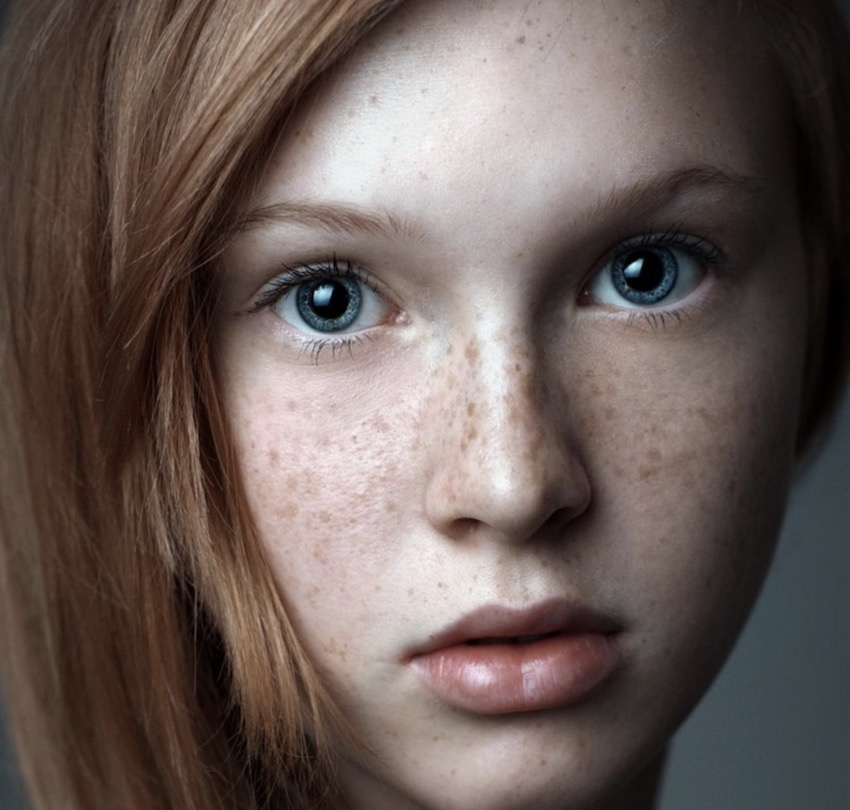
#> input picture Computer-vision/image/image_hance/32.jpg, 850 x 810 px, found by its file name
$ python qudou.py   (older library calls are emulated)
#> lines starting #> are read from the running program, lines starting #| are printed output that depends on the picture; after the words box and inside, x2 and y2 are one past the last pixel; in counts of white or black regions, pixels touching at a corner belong together
import cv2
import skimage
import numpy as np
import matplotlib.pyplot as plt
from skimage import morphology,exposure
from skimage.io import imread

img = cv2.imread('./image/image_hance/32.jpg')
#> img is the input picture: shape (810, 850, 3); mean B, G, R 87.5, 92.3, 105.9
src = img.copy()
src = cv2.cvtColor(src, cv2.COLOR_BGR2GRAY) # 转为灰度图
con = exposure.adjust_sigmoid(src,0.4)

x_gray = cv2.Sobel(src,cv2.CV_32F,1,0)
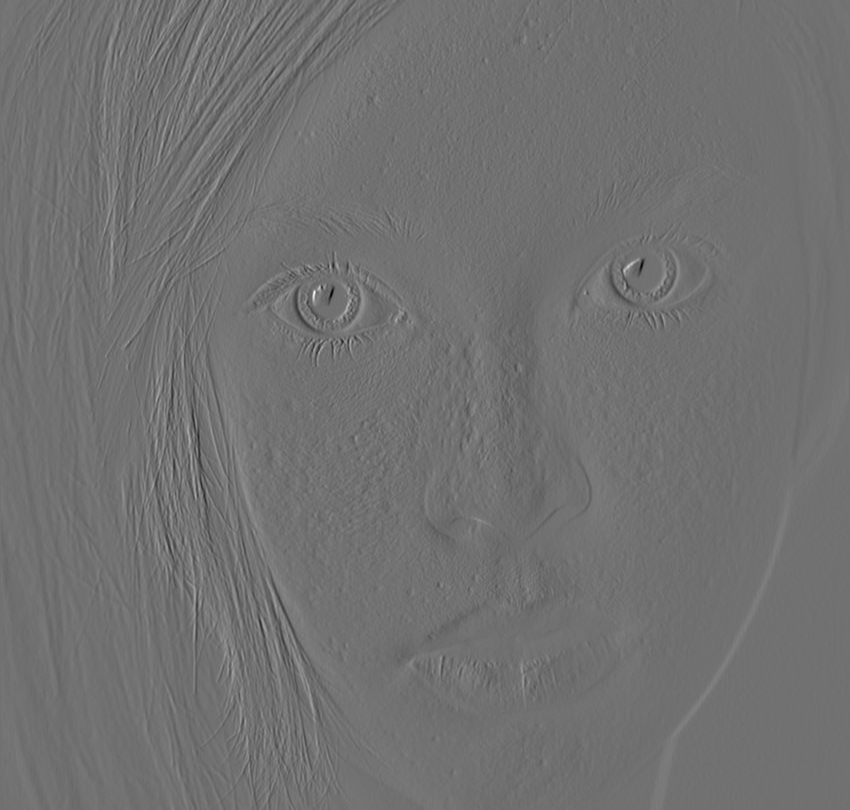
#> x_gray: shape (810, 850) float32; min -560, max 697, mean -0.3; drawn with min black and max white
y_gray = cv2.Sobel(src,cv2.CV_32F,0,1)
x_gray = cv2.convertScaleAbs(x_gray)
y_gray = cv2.convertScaleAbs(y_gray)
dst = cv2.add(x_gray,y_gray,dtype=cv2.CV_16S)
dst = cv2.convertScaleAbs(dst)
cv2.imshow('dst',dst)

# 对梯度做二值处理，选取一个阈值，大于阈值的设为255，小于阈值的设为0
tmp = dst.copy()
thres = 100
tmp[tmp>thres]=255
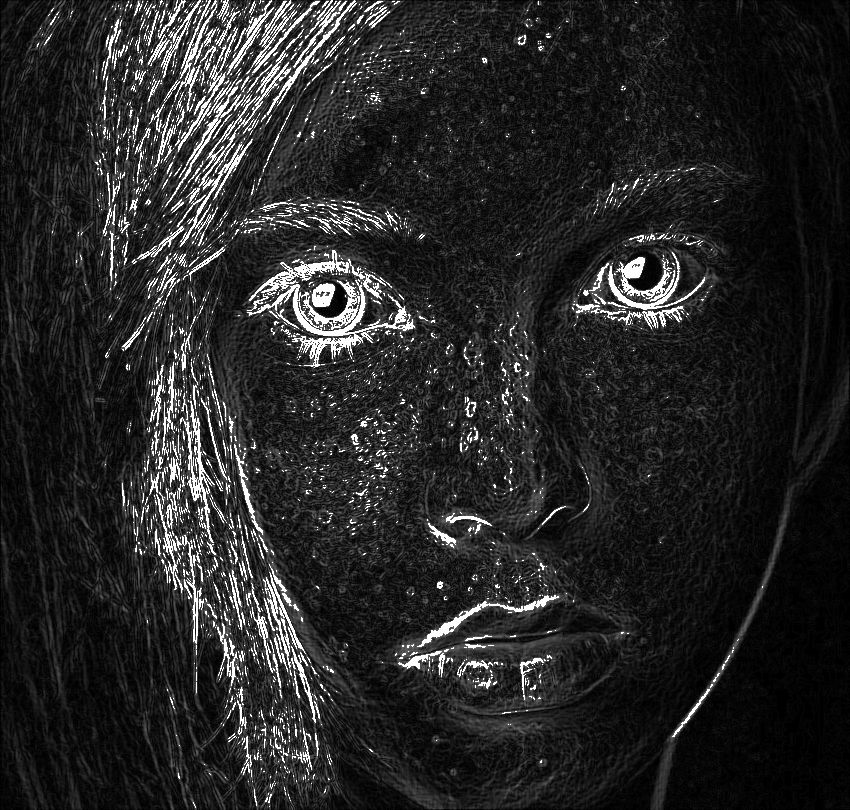
#> tmp: shape (810, 850); min 0, max 255, mean 38.8
tmp[tmp<=thres]=0
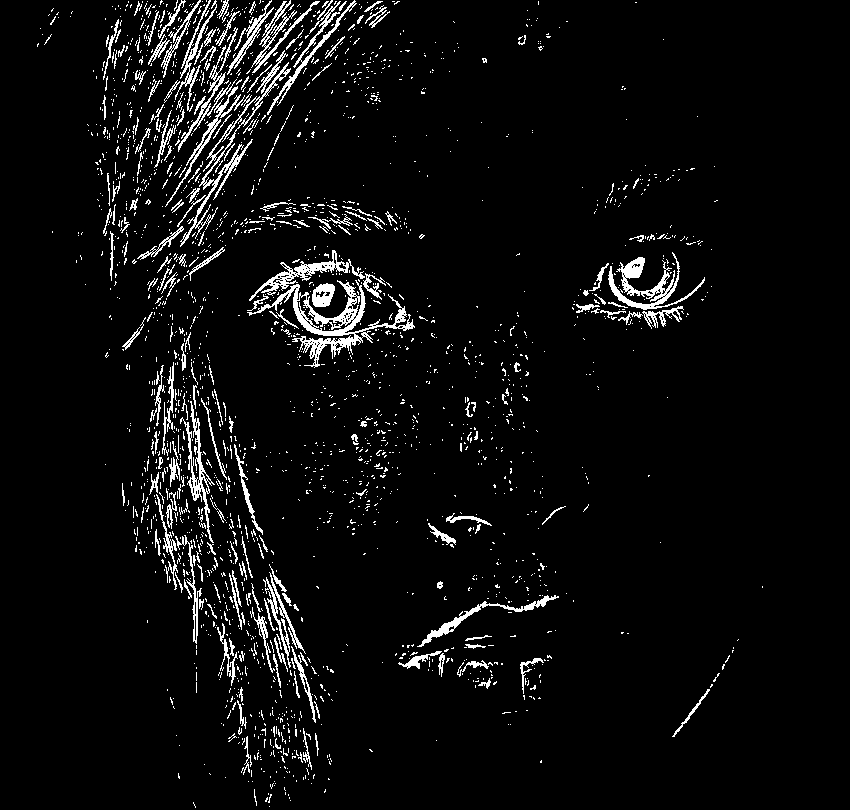
#> tmp: shape (810, 850); 5% white in thin lines or dots, all inside (x1, y1, x2, y2) = (37, 0, 763, 808)
cv2.imshow('enhancement',tmp)

labels = ((morphology.closing(tmp, morphology.disk(7))>0)*255).astype(np.uint8)
#> labels: shape (810, 850); 17.4% white; 271 white regions (226 under 20 px), largest, box (x1, y1, x2, y2) and area: (87, 0, 412, 807) 85734, (245, 246, 435, 375) 11758, (572, 252, 712, 329) 5317
num_labels,labels,stats,centers = cv2.connectedComponentsWithStats(labels, connectivity=4,ltype=cv2.CV_32S)
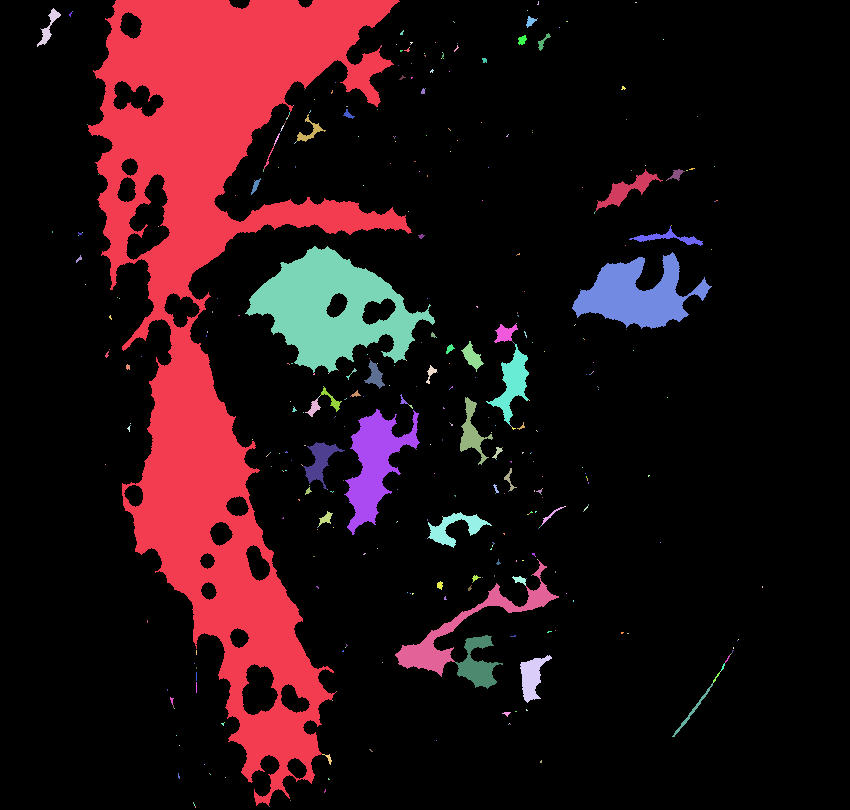
#> labels: shape (810, 850) int32; 425 distinct labels, from 0 to 424; one colour per label, 0 black
#> num_labels = 425; stats = 425 rows, first 6: [0, 0, 850, 810, 568547], [88, 0, 324, 806, 85678], [537, 1, 2, 4, 5], [635, 2, 2, 1, 2], [37, 8, 24, 39, 246], [527, 10, 1, 1, 1]; centers = 425 pairs, first value 40 to 762, second value 2 to 806.5
for t in range(1, num_labels, 1):
    x, y, w, h, area = stats[t]
    if area>80:
        index = np.where(labels==t)
        labels[index[0], index[1]] = 0
#> this loop made 424 passes
#> (x, y, w, h, area, index) on passes 1, 4, 56, 96, 97, 118, 125, 127: (88, 0, 324, 806, 85678, 85678 positions, rows 0 to 805, columns 88 to 411), (37, 8, 24, 39, 246, 246 positions, rows 8 to 46, columns 37 to 60), (297, 114, 29, 28, 205, 205 positions, rows 114 to 141, columns 297 to 325), (596, 169, 67, 42, 758, 758 positions, rows 169 to 210, columns 596 to 662), (667, 169, 18, 12, 92, 92 positions, rows 169 to 180, columns 667 to 684), (629, 226, 74, 20, 374, 374 positions, rows 226 to 245, columns 629 to 702), (245, 246, 190, 127, 11752, 11752 positions, rows 246 to 372, columns 245 to 434), (572, 252, 140, 77, 5316, 5316 positions, rows 252 to 328, columns 572 to 711)
#> (x, y, w, h, area) on passes 8, 16, 17, 35, 51: (526, 16, 11, 12, 66), (538, 33, 13, 18, 73), (518, 35, 9, 10, 61), (482, 58, 5, 5, 20), (343, 109, 12, 10, 48)
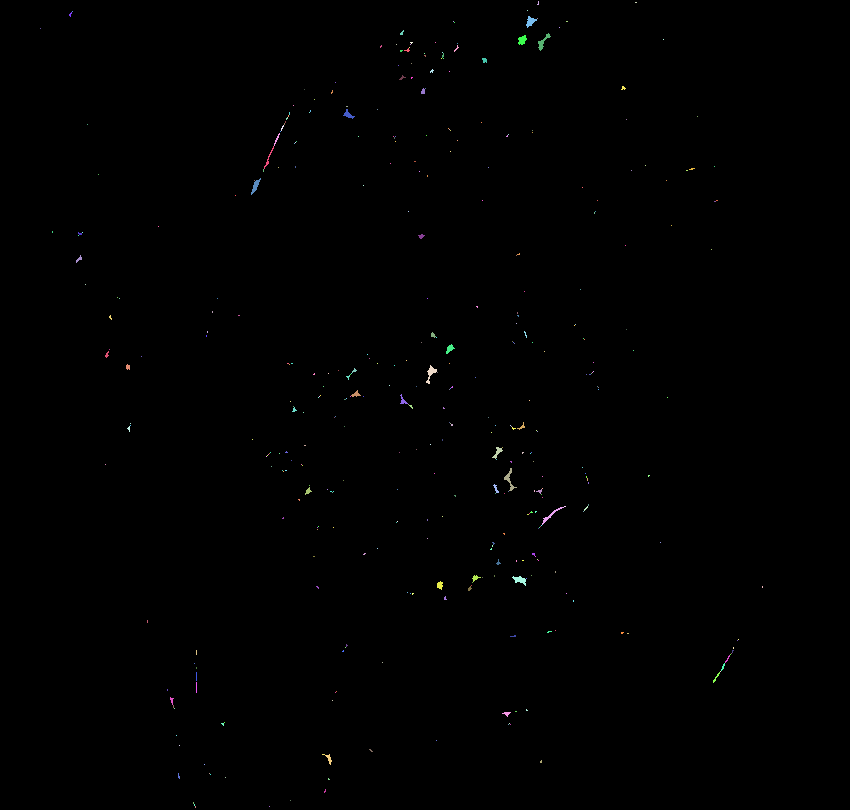
#> labels: shape (810, 850) int32; 402 distinct labels, from 0 to 424; one colour per label, 0 black
# 提取斑点
mask = (labels>0).astype(np.uint8)*255
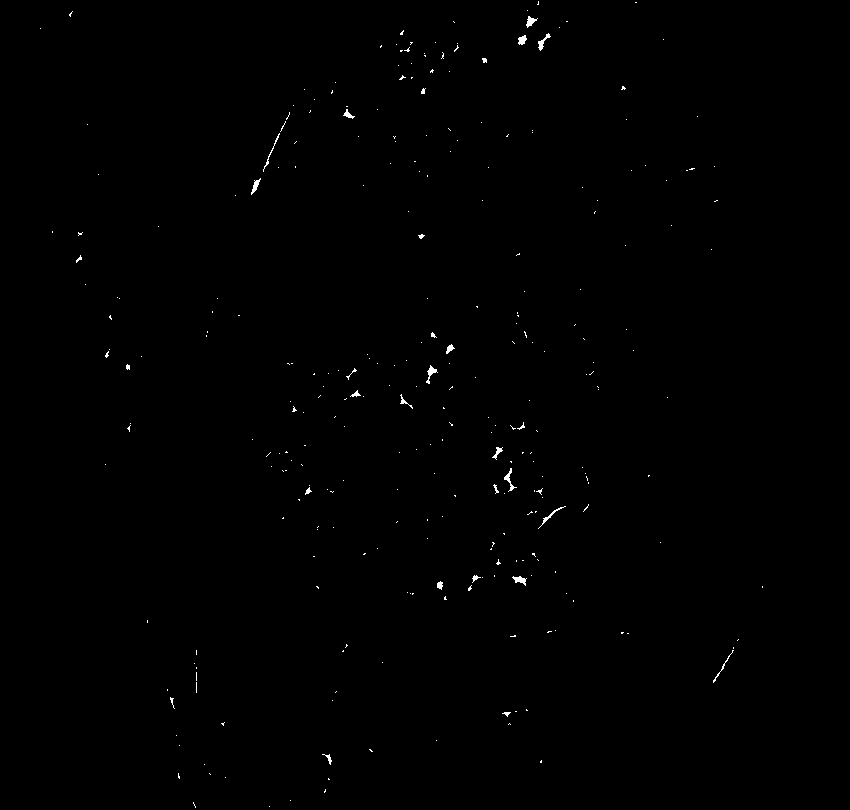
#> mask: shape (810, 850); 0.29% white in thin lines or dots, all inside (x1, y1, x2, y2) = (40, 1, 763, 808)
cv2.imshow('bandian', mask)
mask_new = cv2.cvtColor(mask, cv2.COLOR_GRAY2RGB)
print(img.shape, mask_new.shape)
#| (810, 850, 3) (810, 850, 3)

result = cv2.bitwise_and(img, mask_new)
cv2.imshow('extractSpeckleAreas',result)


'''
# 参数说明：
num_labels： 代表连通域的数量，包含背景
labels ： 记录img中每个位置对应的label
stats： 每个连通域的外接矩形和面积
centers : 连通域的质心坐标
x, y, w, h, area = stats[t]
centers : 连通域的质心坐标
'''
cv2.waitKey(0)
cv2.destroyAllWindows()
